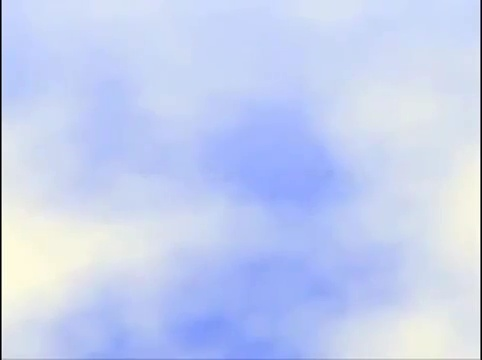
#> input picture FilmAudioProgram/video/test_frames/frame102.jpg, 482 x 360 px
$ python histogram_grayscale.py --image test_frames/frame102.jpg
#> lines starting #> are read from the running program, lines starting #| are printed output that depends on the picture
'''
Created on May 13, 2015

@author: Mitali
'''

from matplotlib import pyplot as plt
import numpy as np
import argparse
import cv2

# set up argument parser
ap = argparse.ArgumentParser()
ap.add_argument("-i", "--image", required=True, help="Path to the image")
args = vars(ap.parse_args())

# load img
image = cv2.imread(args["image"])
#> image is the input picture: shape (360, 482, 3); mean B, G, R 241.1, 207.9, 195.7
cv2.imshow("image", image)

# convert img to grayscale, create histogram
gray = cv2.cvtColor(image, cv2.COLOR_BGR2GRAY)
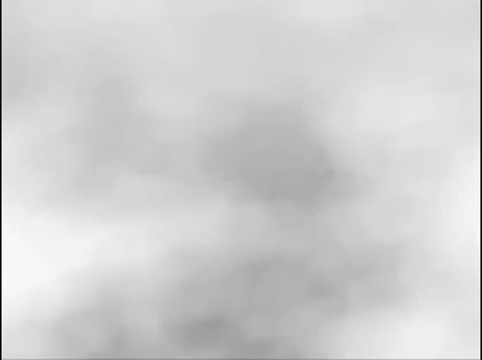
#> gray: shape (360, 482); min 0, max 254, mean 208
cv2.imshow("gray", gray)
hist = cv2.calcHist([gray], [0], None, [256], [0, 256])
#> hist = 256 values, max 9087 at index 214, min 0 at index 4, mean 677.8

plt.figure()
plt.title("Grayscale Histogram")
plt.xlabel("Bins")
plt.ylabel("No. of pixels")
plt.plot(hist)
plt.xlim([0, 256])

plt.show()
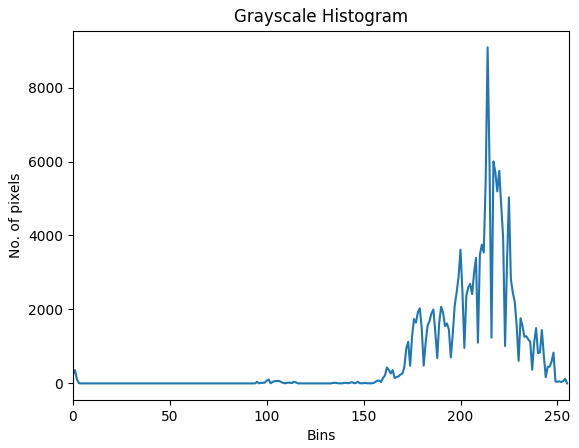
#> figure drawn by matplotlib, 1 panel; curve peaks at x = 214, y = 9087
